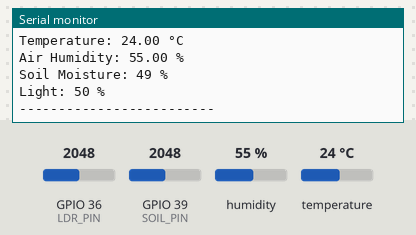
The sketch below on a simulated ESP32. Shown: the last lines printed to the serial monitor. The inputs (shaded band) are chosen by the test bench; at power-on: humidity 55 %, GPIO 36 (LDR_PIN) = 2048, GPIO 39 (SOIL_PIN) = 2048, temperature 24 °C. WiFi joins after 1.5 s; servers stay silent unless stated; uploads are accepted with an empty reply.

Above: at 2.7 s.
2.8 s: humidity set to 22 %
4.5 s: GPIO 36 (LDR_PIN) set to 2866
At 5.9 s:
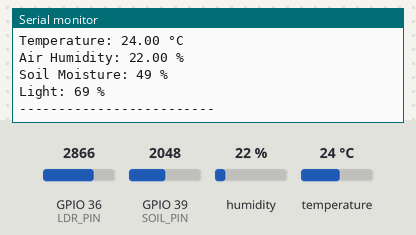
6.2 s: GPIO 39 (SOIL_PIN) set to 2866
At 7.3 s:
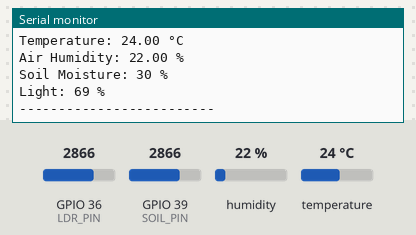
7.9 s: temperature set to 12 °C
9.6 s: GPIO 36 (LDR_PIN) set to 3972
At 10.9 s:
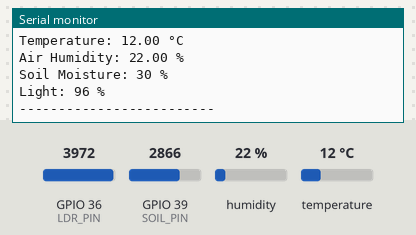
11.3 s: GPIO 39 (SOIL_PIN) set to 3972
At 13.3 s:
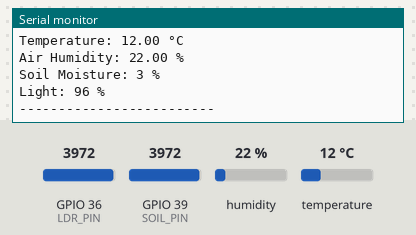
Timing chart, 0 to 14.0 s (numbered marks = the images above; inputs shaded):
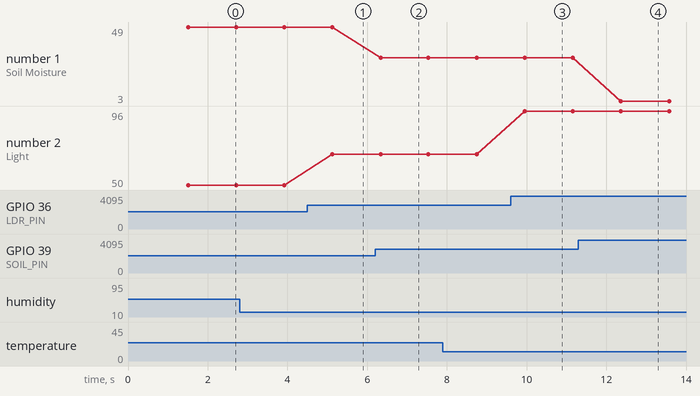

The sketch:

weatherMikro.ino
```cpp
// #include <DHT.h>
// #include <WiFi.h>
// #include <HTTPClient.h>

// #define DHTPIN 33
// #define DHTTYPE DHT22
// DHT dht(DHTPIN, DHTTYPE);

// const char* ssid = "Starlink";
// const char* password = "vtuz8163";
// const char* serverUrl = "https://weather-be.steve-dekart.xyz/api/weather/create/";

// #define SOIL_PIN 39
// #define LDR_PIN 36


// void setup() {
//   Serial.begin(115200);
//   dht.begin();
//     WiFi.begin(ssid, password);
//   while (WiFi.status() != WL_CONNECTED) {
//     delay(500);
//   }
// }

// void loop() {
//   float temperature = dht.readTemperature();
//   float humidityAir = dht.readHumidity();

//   if (isnan(temperature)) temperature = 0;
//   if (isnan(humidityAir)) humidityAir = 0;

//   int soilValue = analogRead(SOIL_PIN);
//   int humidityGround = map(soilValue, 4095, 0, 0, 100);
//   humidityGround = constrain(humidityGround, 0, 100);

// int ldrValue = analogRead(LDR_PIN);
// int light = map(ldrValue, 0, 4095, 0, 100);
// light = constrain(light, 0, 100);

//   Serial.print("Temperature: "); Serial.print(temperature); Serial.println(" °C");
//   Serial.print("Air Humidity: "); Serial.print(humidityAir); Serial.println(" %");
//   Serial.print("Soil Moisture: "); Serial.print(humidityGround); Serial.println(" %");
//   Serial.print("Light: "); Serial.print(light); Serial.println(" %");
//   Serial.println("-------------------------");

//    if (WiFi.status() == WL_CONNECTED) {
//     HTTPClient http;
//     http.begin(serverUrl);
//     http.addHeader("Content-Type", "application/json");
//     http.addHeader("X-Mikro-Key", "La7f9tq9yviCbiH5jc7zuhv5AcMYdhjB");

//     String jsonPayload = "{";
//     jsonPayload += "\"temperature\":" + String(temperature) + ",";
//     jsonPayload += "\"humidity_air\":" + String(humidityAir) + ",";
//     jsonPayload += "\"humidity_ground\":" + String(humidityGround) + ",";
//     jsonPayload += "\"light\":" + String(light);
//     jsonPayload += "}";

//     http.POST(jsonPayload);
//     http.end();
//   }

//   delay(1000);
// }

#include <DHT.h>
#include <WiFi.h>
#include <HTTPClient.h>

#define DHTPIN 33
#define DHTTYPE DHT22
DHT dht(DHTPIN, DHTTYPE);

const char* ssid = "Starlink";
const char* password = "vtuz8163";
const char* serverUrl = "https://weather-be.steve-dekart.xyz/api/weather/create/";

#define SOIL_PIN 39
#define LDR_PIN 36


void setup() {
  Serial.begin(115200);
  dht.begin();
    WiFi.begin(ssid, password);
  while (WiFi.status() != WL_CONNECTED) {
    delay(500);
  }
}

void loop() {
  float temperature = dht.readTemperature();
  float humidityAir = dht.readHumidity();

  if (isnan(temperature)) temperature = 0;
  if (isnan(humidityAir)) humidityAir = 0;

  int soilValue = analogRead(SOIL_PIN);
  int humidityGround = map(soilValue, 4095, 0, 0, 100);
  humidityGround = constrain(humidityGround, 0, 100);

int ldrValue = analogRead(LDR_PIN);
int light = map(ldrValue, 0, 4095, 0, 100);
light = constrain(light, 0, 100);

  Serial.print("Temperature: "); Serial.print(temperature); Serial.println(" °C");
  Serial.print("Air Humidity: "); Serial.print(humidityAir); Serial.println(" %");
  Serial.print("Soil Moisture: "); Serial.print(humidityGround); Serial.println(" %");
  Serial.print("Light: "); Serial.print(light); Serial.println(" %");
  Serial.println("-------------------------");

   if (WiFi.status() == WL_CONNECTED) {
    HTTPClient http;
    http.begin(serverUrl);
    http.addHeader("Content-Type", "application/json");
    http.addHeader("X-Mikro-Key", "La7f9tq9yviCbiH5jc7zuhv5AcMYdhjB");

    String jsonPayload = "{";
    jsonPayload += "\"temperature\":" + String(temperature) + ",";
    jsonPayload += "\"humidity_air\":" + String(humidityAir) + ",";
    jsonPayload += "\"humidity_ground\":" + String(humidityGround) + ",";
    jsonPayload += "\"light\":" + String(light);
    jsonPayload += "}";

    http.POST(jsonPayload);
    http.end();
  }

  delay(1000);
}
```

Measured:
- after the input at 4.5 s, the serial monitor: prints a new line after 0.63 s (image 1)
- after the input at 6.2 s, the serial monitor: prints a new line after 0.14 s (image 2)
- after the input at 9.6 s, the serial monitor: prints a new line after 0.35 s (image 3)
- after the input at 11.3 s, the serial monitor: prints a new line after 1.1 s (image 4)
- plotted number 1: 49 → 30 after the input at 6.2 s, 30 → 3 after the input at 11.3 s
- plotted number 2: 50 → 69 after the input at 4.5 s, 69 → 96 after the input at 9.6 s
